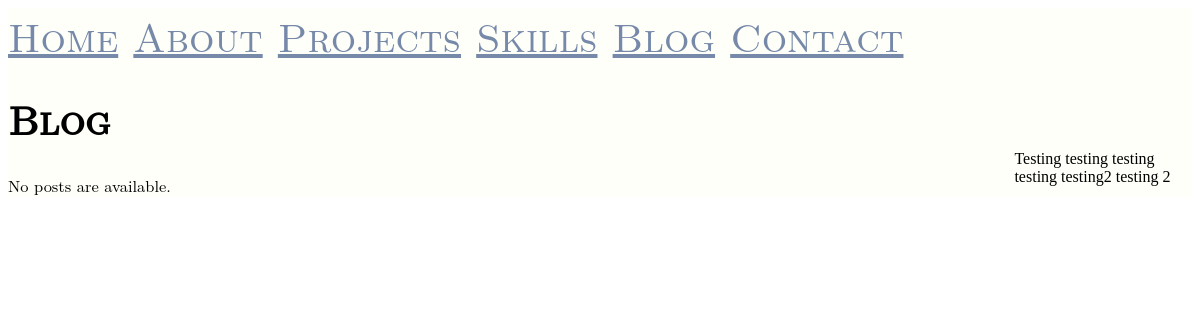
/blog/, run on an earlier commit of the app's database.
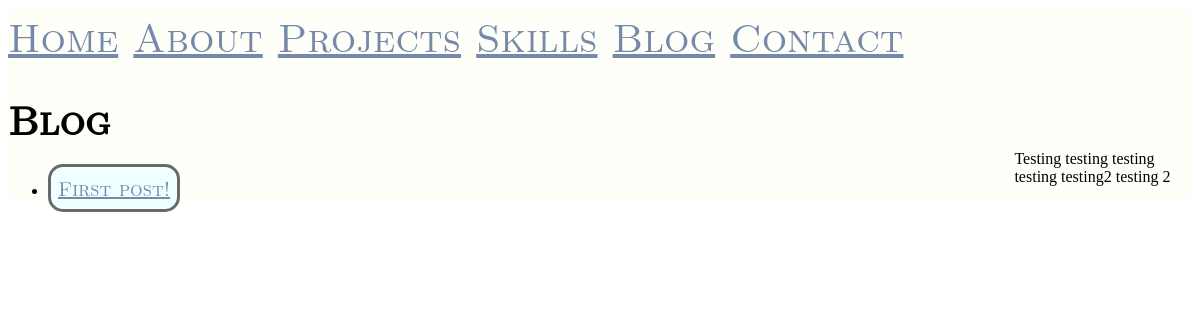
And on a later commit of the database.
### blog/models.py (models this page shows, shortened)
class Post(models.Model):
    title = models.CharField(max_length=100)
    post_text = models.TextField()
    pub_date = models.DateTimeField(default=timezone.now)

### blog/views.py (the view)
def index(request):
    post_list = Post.objects.order_by('-pub_date')
    context = {
        'post_list': post_list
    }
    return render(request, 'blog/index.html', context)

### templates/blog/index.html (shortened to what this page needs)
{% extends 'general/base.html' %}
{% load staticfiles %}
{% block title %}Blog{% endblock %}
{% block content %}
{% if post_list %}
    <ul>
        {% for post in post_list %}
            <li><a href="{% url 'blog:detail' post.id %}">{{ post.title }}</a></li>
        {% endfor %}
    </ul>
{% else %}
    <p>No posts are available.</p>
{% endif %}
{% endblock %}

### templates/general/base.html
<!DOCTYPE html>
<html lang="en">
{% load staticfiles %}
<link rel="stylesheet" type="text/css" href="{% static 'general/header.css' %}"/>
<link rel="stylesheet" type="text/css" href="{% static 'general/general.css' %}"/>
<div class="wrapper">
    <div id="header">
        <a href="{% url 'home:home' %}">Home</a>
        <a href="{% url 'home:about' %}">About</a>
        <a href="{% url 'projects:index' %}">Projects</a>
        <a href="{% url 'projects:skills' %}">Skills</a>
        <a href="{% url 'blog:index' %}">Blog</a>
        <a href="{% url 'home:contact' %}">Contact</a>
    </div>
    <div id="page_container">
        <div id="sidebar">Testing testing testing testing testing2 testing 2</div>
        <div id="content">
        <h1>{% block title %} {% endblock %}</h1>
            {% block content %}{% endblock %}
        </div>
    </div>
</div>
</html>

### projects/static/general/header.css (style rules this page uses)
#header { color:black; font-size: 2.5em; height: 15%; width: 100%; background: #FFFFFA; font-style: normal; font-family: "LM Roman Caps 10"; }
#sidebar { float: right; color: black; font-size: 1em; padding-top: 5%; background-color: #FFFFFA; font-style: normal; width: 15%; height: 100%; }
.wrapper { background-color: #FFFFFA; height: auto; display: block; width: 100%; }

### projects/static/general/general.css (style rules this page uses)
h1 { color:black; font-size: 2.5em; font-style: normal; font-family: "LM Roman Caps 10"; }
a:link { color: #7689A9; }
li a { background: azure; border: solid dimgray; border-radius: 15px; padding: 7px; font-style: normal; text-decoration-style: -moz-none; font-size: 1.25em; font-family: "LM Roman Caps 10"; }

What changed in the data, as far as the page shows it:
added Post: title "First post!"
Also different on the page:
text no longer shown: "No posts are available."
